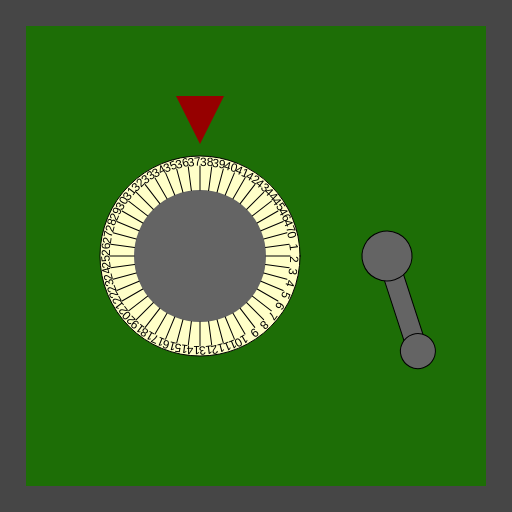
Frame 1 (no input)
Frame 60 (no input): identical to frame 1, image omitted
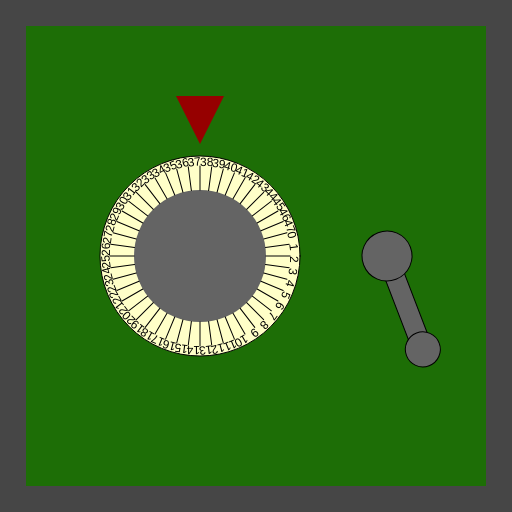
Frame 120 (the mouse pressed at the canvas centre since frame 60)

The p5.js sketch that drew these frames (run headless with seeded random() and noise() and a simulated clock; from frame 60 on, the mouse is pressed at the canvas centre):

// p5.js sketch
// ── sketch.js
/*

Officer: 6978930
CaseNum: 303-0-96823548-6978930

Case 303 - The Case of the Crooked Attorney
Stage 1 - Torvalds' Office

District Attorney Torvalds is well respected in Console City as an upstanding citizen and
enforcer of the law. Of course he’s as crooked as they come. I’ve had enough of having our
hard work at Sleuth and Co undermined by his bribes and back-payments. Let’s take take this
sucker down. I happen to know that Torvalds keeps his incriminating documents spread amongst
several safes in town. I’ll need you to bend the rules a little by breaking into them and
retrieving the incriminating evidence.

The first safe is in Torvald’s office. Crack it by doing the following:

	When any key is released:
	- Make secret_locker_value_a equal to 8

	When the mouse button is released:
	- Make secret_locker_value_a equal to 30

	Whilst the mouse is moving:
	- Make secret_locker_value_a equal to 38

	When any key is pressed:
	- Make secret_locker_value_a equal to 16

	Whilst the mouse is moving:
	- Make secret_locker_value_b equal to 18

	When any key is released:
	- Make secret_locker_value_b equal to 9

	When the mouse button is pressed:
	- Make secret_locker_value_b equal to 21

	Whilst the mouse is being dragged:
	- Make secret_locker_value_b equal to 64



There are many possible ways of investigating this case, but you
should use ONLY the following commands:

	- The assignment operator aka. the equals sign !

*/

//declare the variables

var secret_locker_value_a;
var secret_locker_value_b;


function preload() {
	//IMAGES WILL BE LOADED HERE

}

function setup() {
	createCanvas(512, 512);

	//initialise the variables
	secret_locker_value_a = 0;
	secret_locker_value_b = 0;

}

///////////////////EVENT HANDLERS///////////////////

//Add your code to these events to open the safe ...

function mouseMoved() {
	console.log("mouseMoved", mouseX, mouseY);

	secret_locker_value_a = 38;
	secret_locker_value_b = 18;
}

function mouseDragged() {
	console.log("mouseDragged", mouseX, mouseY);
	secret_locker_value_b = 64; s;
}

function mousePressed() {
	console.log("mousePressed");
	secret_locker_value_b = 21;
}

function mouseReleased() {
	console.log("mouseReleased");
	secret_locker_value_a = 30;
}

function keyPressed() {
	console.log("keyPressed", key);
	secret_locker_value_a = 16;
}

function keyReleased() {
	console.log("keyReleased", key);
	secret_locker_value_a = 8;
	secret_locker_value_b = 9;
}

///////////////DO NOT CHANGE CODE BELOW THIS POINT///////////////////

function draw() {


	//Draw the safe door
	background(70);
	noStroke();
	fill(29, 110, 6);
	rect(26, 26, width - 52, width - 52);

	//Draw the combination dial
	push();
	translate(200, height / 2);
	drawDial(200, secret_locker_value_a, 48);
	pop();

	//Draw the lever
	push();
	translate(width - 125, 256);
	drawLever(secret_locker_value_b);
	pop();

}

function drawDial(diameter, num, maxNum) {
	//the combination lock

	var r = diameter * 0.5;
	var p = r * 0.6;

	stroke(0);
	fill(255, 255, 200);
	ellipse(0, 0, diameter, diameter);
	fill(100);
	noStroke();
	ellipse(0, 0, diameter * 0.66, diameter * 0.66);
	fill(150, 0, 0);
	triangle(
		-p * 0.4, -r - p,
		p * 0.4, -r - p,
		0, -r - p / 5
	);

	noStroke();

	push();
	var inc = 360 / maxNum;

	rotate(radians(-num * inc));
	for (var i = 0; i < maxNum; i++) {
		push();
		rotate(radians(i * inc));
		stroke(0);
		line(0, -r * 0.66, 0, -(r - 10));
		noStroke();
		fill(0);
		text(i, 0, -(r - 10));
		pop();
	}

	pop();
}

function drawLever(rot) {
	push();
	rotate(radians(-rot));
	stroke(0);
	fill(100);
	rect(-10, 0, 20, 100);
	ellipse(0, 0, 50, 50);
	ellipse(0, 100, 35, 35);
	pop();
}
